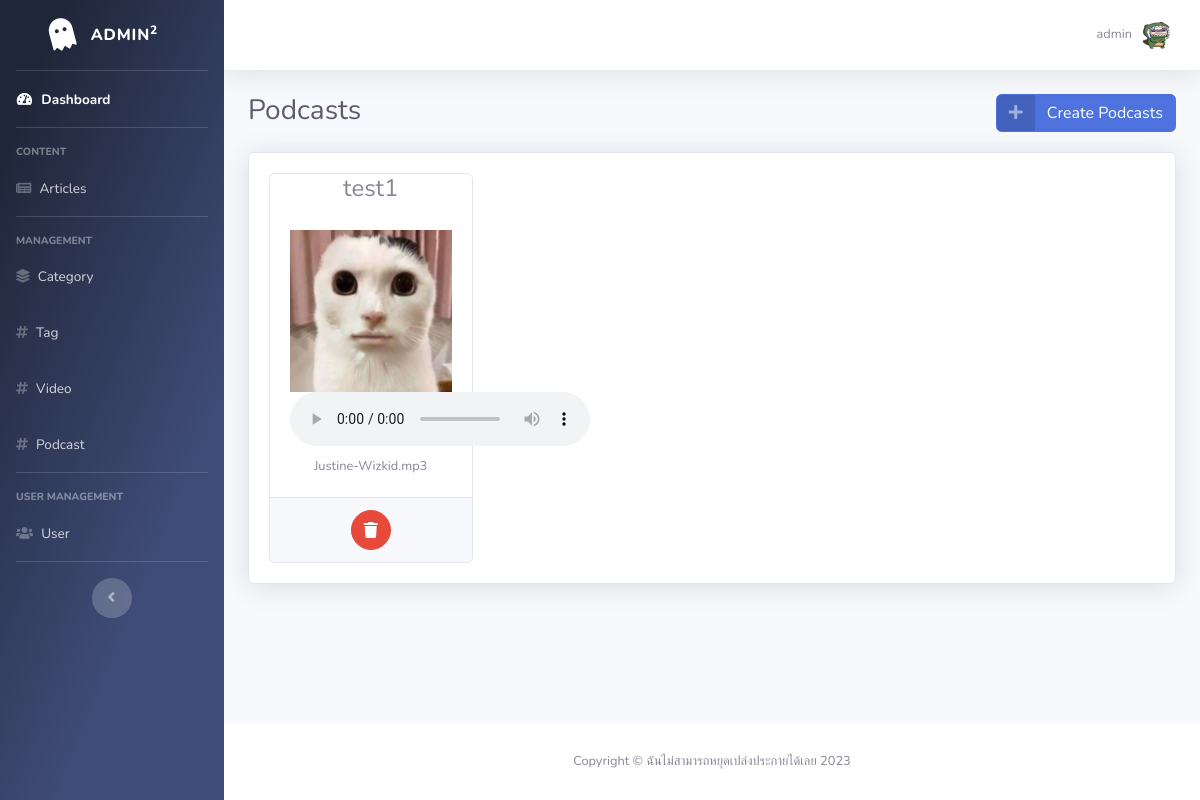
Screenshot of /backend/podcast.php (signed in) with the database file from the repository.
### tables this page shows
CREATE TABLE `podcasts` (
  `id` int(11) NOT NULL,
  `name` varchar(255) NOT NULL,
  `location` varchar(255) NOT NULL,
  `image_podcast` varchar(255) NOT NULL,
  `title` varchar(255) NOT NULL,
  `category_id` int(11) NOT NULL
);

### backend/podcast.php (the view, shortened to what this page needs)
<?php
$userRole = $_SESSION['role'];
include("connect/connect.php");
?>
<!DOCTYPE html>
<html lang="en">
<head>
    <link href="vendor/fontawesome-free/css/all.min.css" rel="stylesheet" type="text/css">
    <link href="css/sb-admin-2.css" rel="stylesheet">
</head>
<body id="page-top">
    <div id="wrapper">
        <?php include('./components/sidebar.php') ?>
        <div id="content-wrapper" class="d-flex flex-column">
            <div id="content">
                <?php include('./components/topbar.php') ?>
                <div class="container-fluid">
                    <div class="d-flex justify-content-between">
                        <h1 class="h3 mb-4 text-gray-800">Podcasts</h1>
                        <div>
                            <a href="#" data-toggle="modal" data-target="#createModal" class="btn btn-primary btn-icon-split">
                                <span class="icon text-white-50">
                                    <i class="fas fa-plus"></i>
                                </span>
                                <span class="text">Create Podcasts</span>
                            </a>
                        </div>
                    </div>
                    <div class="card shadow mb-4">
                        <div class="card-body">
                            <div class="row align-items-center">
                                <?php
                                $fetchpodcasts = mysqli_query($conn, "SELECT * FROM podcasts ORDER BY id DESC");
                                while ($row = mysqli_fetch_assoc($fetchpodcasts)) {
                                    $location = $row['location'];
                                    $Podidname = $row['title'];
                                    $Pimg = $row['image_podcast'];
                                    $PName = $row['name'];
                                ?>
                                    <div class="col-3">
                                        <div class="card text-center d-flex justify-content-center">
                                            <h4><?php echo $Podidname; ?></h4>
                                            <div class="card-body">
                                                <img src="uploads/podcast-img/<?php echo $Pimg; ?>" alt="<?php echo $Podidname; ?>" class="img-fluid card__image" width="250">
                                                <audio controls height='320px'>
                                                    <source src="uploads/podcasts/<?php echo $location; ?>" type="audio/ogg">
                                                    <source src="uploads/podcasts/<?php echo $location; ?>" type="audio/mpeg">
                                                </audio>
                                                <small><?php echo $PName ?></small>
                                            </div>
                                            <div class="card-footer text-muted">
                                                <?php if ($userRole == '1') { ?>
                                                    <a href="#delModal" class="btn btn-danger btn-circle trash" data-id="<?php echo $row['id'] ?>" role="button" data-toggle="modal" data-name="<?php echo $row['name'] ?>">
                                                        <i class="fas fa-trash"></i>
                                                    </a>
                                                <?php } ?>
                                            </div>
                                        </div>
                                    </div>
                                <?php
                                }
                                ?>
                            </div>
                        </div>
                    </div>
                </div>
            </div>
            <footer class="sticky-footer bg-white">
                <div class="container my-auto">
                    <div class="copyright text-center my-auto">
                        <span>Copyright &copy; ฉันไม่สามารถหยุดเปล่งประกายได้เลย <?php echo date("Y"); ?></span>
                    </div>
                </div>
            </footer>
        </div>
    </div>
</body>
</html>

### rows the page displays
podcasts: title "test1", image_podcast (picture), name "Justine-Wizkid.mp3"

### other values shown
$_SESSION['username'] "admin"
